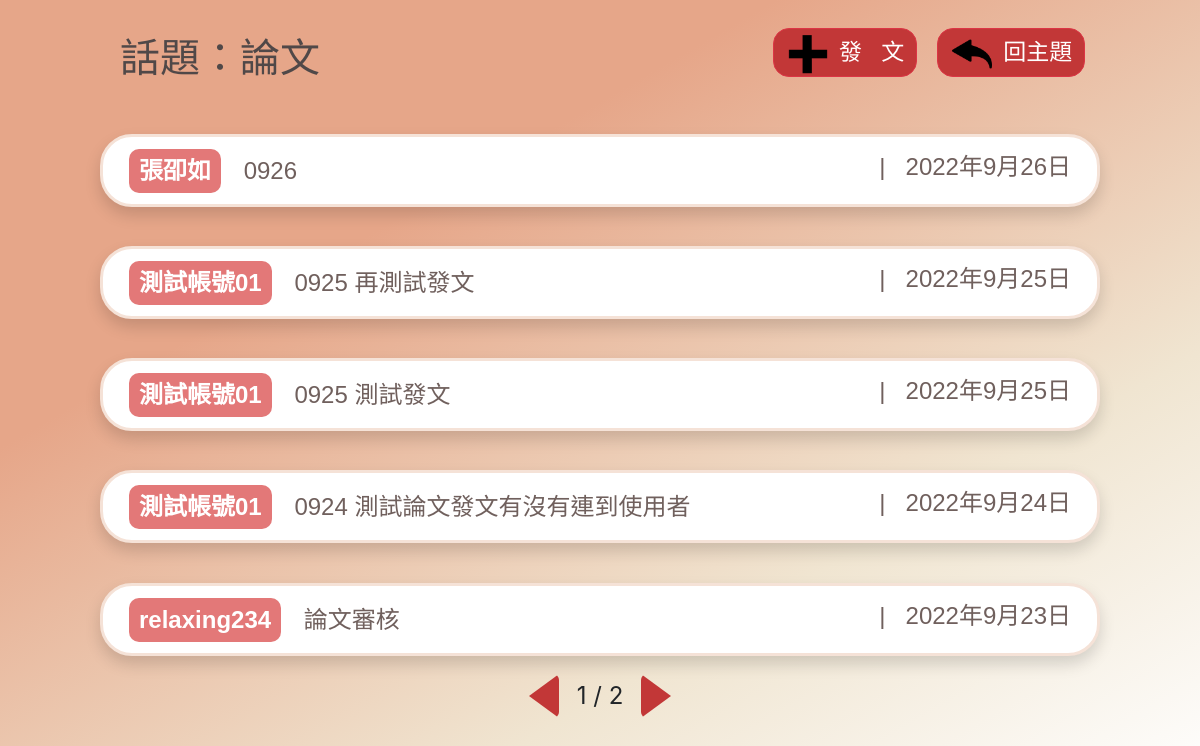
The page /topic/論文 on the database its author committed.
### FrontEnd/models.py (models this page shows)
class Post(models.Model):
    author = models.ForeignKey(Members,on_delete = models.CASCADE, null=True, blank=True)
    topic_fk = models.ForeignKey(Topic,on_delete = models.CASCADE, null=True, blank=True)
    topic = models.CharField(max_length=20, verbose_name="話題", blank=True)
    title = models.CharField(max_length=20, verbose_name="標題")
    content = RichTextUploadingField(max_length=200, verbose_name='編輯器內文')
    created_date = models.DateField(default=timezone.now,verbose_name='建立日期')
    update_date = models.DateField(auto_now=True, verbose_name='更新日期')
    class Meta:
        verbose_name = "貼文"   # 單數
        verbose_name_plural = verbose_name   #複數
        ordering = ['-created_date']
    def __str__(self):
        return self.title

class Members(models.Model):
    image_type = (
        ('monster-1.png', '咘咘'),
        ('monster-2.png', '喬治'),
        ('monster-3.png', '布萊恩'),
        ('monster-4.png', '里歐'),
        ('monster-5.png', '鮑伯'),
        ('monster-6.png', '艾倫'),
    )
    gender_type = (
        ('1', '男性'),
        ('2', '女性'),
    )
    name = models.CharField(max_length=20, verbose_name="暱稱")
    gender = models.CharField(max_length=1, choices=gender_type, verbose_name="性別", default='1')
    email = models.EmailField(max_length=60, unique=True, verbose_name="電子信箱")
    password = models.CharField(max_length=20, verbose_name="密碼")
    image = models.CharField(max_length=20, choices=image_type, verbose_name="頭像")
    created_date = models.DateField(default=timezone.now,verbose_name='建立日期')
    update_date = models.DateField(auto_now=True, verbose_name='更新日期')
    class Meta:
        verbose_name = "會員"   # 單數
        verbose_name_plural = verbose_name   #複數
        ordering = ['-id']
    def __str__(self):
        return self.name

### FrontEnd/views.py (the view)
# urls.py: path('topic/<topic>', views.all, name='all'),
def all(request, topic):
    post = Post.objects.filter(topic=topic)
    print(post)
    paginator = Paginator(post, 5)
    page = request.GET.get('page')
    post = paginator.get_page(page)
    print("總共有",paginator.num_pages,"頁")
    print("多少資料",paginator.object_list)
    print(post.paginator.page_range)
    context = {
        'post': post,
        'topic': topic
    }
    return render(request, "all/all.html",context)

### templates/all/all.html (shortened to what this page needs)
{% extends 'base/base.html' %}
    {% block import %}
    {% load static%}
    <link rel="stylesheet" href="{% static 'css/all/all.css' %}">
    {% endblock %}
{% block main %}
    <div class="container" style="height: 134px; display: flex; padding-top: 28px; padding-left: 90px;">
        <div class="topic">
            話題：{{ topic }}
        </div>
        <div class="post_page">
            <img src="{% static 'img/topic/plus.png' %}" class="img-fluid left_arrow">
            <a href="{% url 'post' topic=topic %}" type="button" class="btn btn-danger">發&nbsp;&nbsp;&nbsp;文</a>
        </div>
        <div class="previous_page">
            <img src="{% static 'img/topic/left_arrow.png' %}" class="img-fluid left_arrow">
            <a href="{% url 'topic' %}" type="button" class="btn btn-danger">回主題</a>
        </div>
    </div>
    <div class="container" style="height:600px; justify-content: center; display: grid;">
        {% for p in post %}
        <div class="row">
            <a href="{% url 'article' pk=p.pk %}">
                <div class="board shadow">
                    <span class="badge author">{{ p.author }}</span>
                    {{ p.title }}
                    <span class="date">| &nbsp; {{ p.created_date }}</span>
                </div>
            </a>
        </div>
        {% endfor %}
        {% if post %}
        <div class="row row-three" style="justify-content: center; position: relative;">
            <ul class="pagination" style="position: absolute; bottom: 0;">
                <li class="page-item">
                    <a href="{% if post.has_previous %} ?page={{ post.previous_page_number }} {% endif %}"><div class="previous_triangle"></div></a>
                </li>
                <span class="page">
                    {% for i in post.paginator.page_range %}
                        {% if i == post.number %}
                            {{ i }}
                        {% endif %}
                    {% endfor %}
                    / {{ post.paginator.num_pages }}
                </span>
                <li class="page-item">
                    <a href="{% if post.has_next %} ?page={{ post.next_page_number }} {% endif %}"><div class="next_triangle"></div></a>
                </li>
            </ul>
        </div>
        {% endif %}
    </div>
{% endblock %}

### static/css/base/base.css (style rules this page uses)
* { margin: 0; padding: 0; }
body { height:100vh; background: -webkit-linear-gradient(-60deg, #E6A689 30%, #F0E5D1 70%,#FFFFFF); }

### static/css/all/all.css (style rules this page uses)
.post_page { margin-left: 453px; margin-right: 20px; }
.post_page .btn,.previous_page .btn { font-family: 'Noto Sans TC', sans-serif; color: #ffffff; background-color: #C23737; font-size: 23px; padding-left: 65px; border-radius: 1rem; }
.left_arrow { position: absolute; margin: 6px 15px; width: 40px; }
.board { font-family: 'Noto Sans TC', sans-serif; color: #70605D; font-size: 1.5rem; background-color: #FFFFFF; border: 3px solid #f5e2d7; border-radius: 2.0rem; width: 1000px; height: 73px; padding: 12px 26px; }
.topic { font-family: 'Noto Sans TC', sans-serif; font-size: 2.5rem; color:#504848; width: fit-content; }
.author { margin-right: 16px; padding: 10px; font-size: 1.5rem; background: #E37878; color: #fff; border-radius: 10px; }
.date { float: right; }
.next_triangle { width: 0; height: 0; margin-top: 8px; border-style: solid; border-width: 22px 0 22px 30px; border-color: transparent transparent transparent #c23737; border-radius: 6px; }
.previous_triangle { width: 0; height: 0; margin-top: 8px; border-style: solid; border-width: 22px 30px 22px 0; border-color: transparent #c23737 transparent transparent; border-radius: 6px; }
.page { margin: 12px 18px 0 18px; font-size: 1.5rem; }

### rows shown on the page
Post: author "張卲如", title "0926", created_date "2022年9月26日"
Post: author "測試帳號01", title "0925 再測試發文", created_date "2022年9月25日"
Post: author "測試帳號01", title "0925 測試發文", created_date "2022年9月25日"
Post: author "測試帳號01", title "0924 測試論文發文有沒有連到使用者", created_date "2022年9月24日"
Post: author "relaxing234", title "論文審核", created_date "2022年9月23日"

### other values the page prints
{{ topic }} "論文"
{{ i }} "1"
{{ post.paginator.num_pages }} "2"
